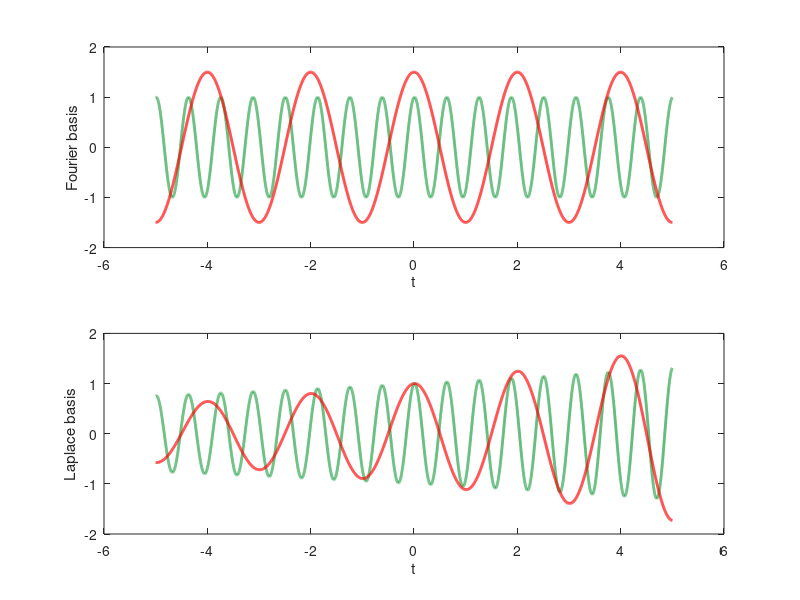

MATLAB code for this plot:
clear; close all; clc;

fs = 1000;
t = -5:1/fs:5;

f1 = 1.6;
f2 = 0.5;
sigma = 1.1;

figure;
subplot(2,1,1);
plot(t, cos(2*pi*f1*t-0.1),'color',[50, 168, 82]/255,'linewidth',2)
hold on;
plot(t, 1.5 * cos(2*pi*f2*t),'color','r','linewidth',2)
ylim([-2, 2])
xlabel('t');
ylabel('Fourier basis');

subplot(2,1,2);
plot(t, exp(sigma*t/20) .* cos(2*pi*f1*t-0.1),'color',[50, 168, 82]/255,'linewidth',2)
ylim([-2, 2])
hold on;
plot(t, exp(sigma*t/10) .* cos(2*pi*f2*t),'color','r','linewidth',2)
ylim([-2, 2])
xlabel('t');
ylabel('Laplace basis');